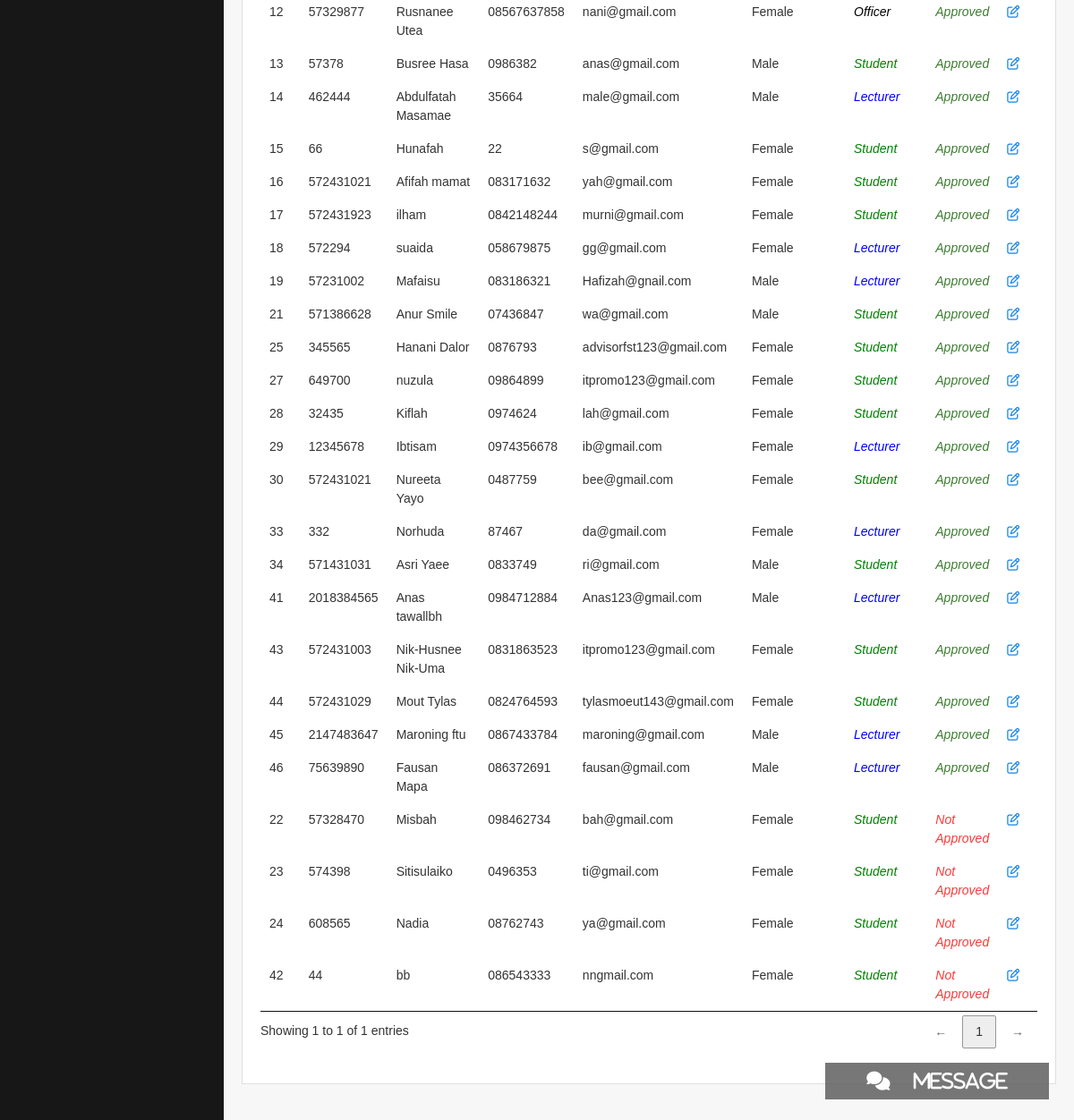
The app's page /index.php?page=all_member (signed in, lower part), older data.
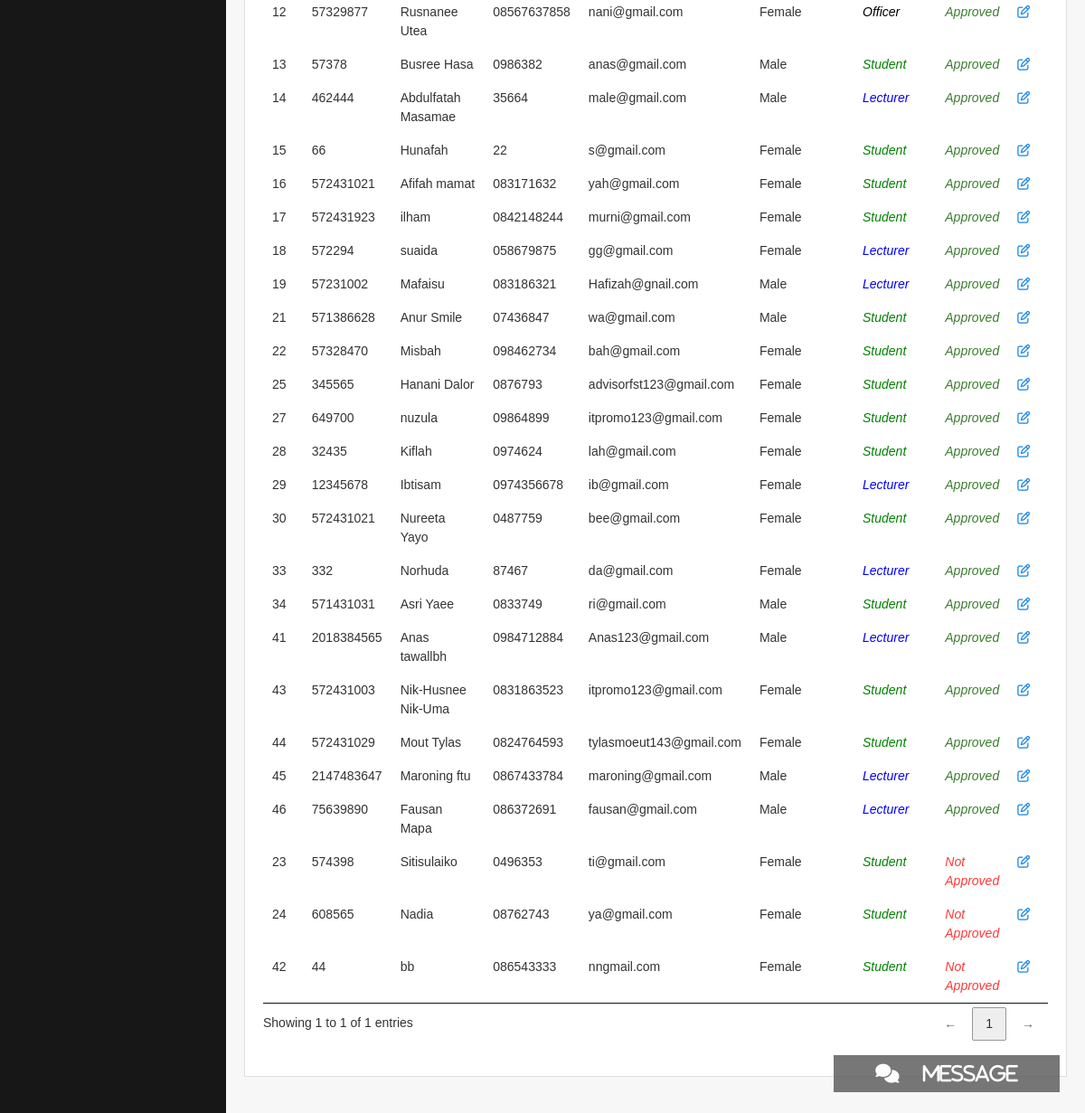
The same page, newer data.
### tables this page shows
CREATE TABLE `member` (
  `member_id` int(11) NOT NULL,
  `member_idcard` int(30) NOT NULL,
  `member_username` varchar(255) NOT NULL,
  `member_fullname` varchar(255) NOT NULL,
  `member_password` varchar(255) NOT NULL,
  `member_pos` enum('Lecturer','Student','Officer') NOT NULL COMMENT '1=Lecturer, 3=Student, 4=Officer',
  `member_phone` varchar(255) NOT NULL,
  `member_email` varchar(255) NOT NULL,
  `member_gender` enum('Male','Female') NOT NULL COMMENT 'm=Male, f=female',
  `admin_id` int(20) NOT NULL COMMENT 'Foreign Key to tb_admin',
  `group_id` int(20) DEFAULT NULL
);

### admin/all_member.php (the view, shortened to what this page needs)
<!DOCTYPE html>
<html>
<head>
  <div class="content">
    <div class="row">
      <div class="col-lg-12">
        <div class="card">
          <div class="card-block">
            <?php
 $strSQL = "SELECT * FROM member ORDER BY admin_id desc  ";
?>
            <table class="display datatable table table-stripped" cellspacing="0" width="100%">
              <?php
     if($result = $db->query($strSQL)){
             while($objResult = $result->fetch_object()){
            ?>
              <tbody>
                <tr>
                  <td class="text-left"><?php echo $objResult->member_id; ?></td>
                  <td class="text-left"><?php echo $objResult->member_idcard; ?></td>
                  <td class="text-left"><?php echo $objResult->member_fullname; ?></td>
                  <td class="text-left"><?php echo $objResult->member_phone; ?></td>
                  <td class="text-left"><?php echo $objResult->member_email; ?></td>
                  <td class="text-left"><?php echo gender($objResult->member_gender); ?></td>
                  <td class="text-left"><?php echo position($objResult->member_pos); ?></td>
                  <td class="text-left"><?php echo status($objResult->admin_id); ?></td>
                  <td><a href="?page=edit_member&id=<?php echo $objResult->member_id;?>"><i class="fa fa-edit"
                        title="Edit"></i></a></td>
                </tr>
                <?php
                 }
               }
                   ?>
            </table>
          </div>
        </div>
      </div>
    </div>
  </div>
  </body>
</html>

### menu/function.php (shortened to what this page needs)
<?php
function gender($gender){
	if($gender == "Male"){
		return "Male";
	}else{
		return "Female";
	}
}
function position($position){
	if($position == "Lecturer"){
		return "<font color='blue'><i>Lecturer</i></font>";
	}else if($position == "Student"){
			return "<font color='green'><i>Student</i></font>";
	}
else if($position == "Officer"){
			return "<font color='black'><i>Officer</i></font>";
	}
}
function status($status){
	if($status != "0"){
		return "<span class='text-success'><i>Approved</i></span>";
	}else{
		return "<span class='text-danger'><i>Not Approved</i></span>";
	}
}
?>

Row changes from the older to the newer data that the page shows:
changed member "Misbah": admin_id "Not Approved" → "Approved"; moves up the list
